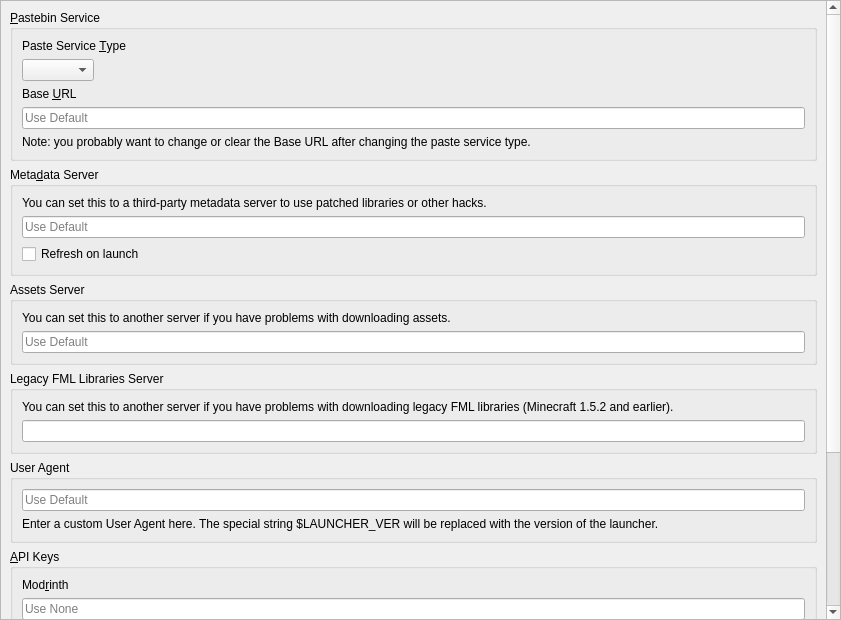
<?xml version="1.0" encoding="UTF-8"?>
<ui version="4.0">
 <class>APIPage</class>
 <widget class="QWidget" name="APIPage">
  <property name="geometry">
   <rect>
    <x>0</x>
    <y>0</y>
    <width>841</width>
    <height>620</height>
   </rect>
  </property>
  <layout class="QVBoxLayout" name="verticalLayout_2">
   <property name="leftMargin">
    <number>0</number>
   </property>
   <property name="topMargin">
    <number>0</number>
   </property>
   <property name="rightMargin">
    <number>0</number>
   </property>
   <property name="bottomMargin">
    <number>0</number>
   </property>
   <item>
    <widget class="QScrollArea" name="scrollArea">
     <property name="widgetResizable">
      <bool>true</bool>
     </property>
     <widget class="QWidget" name="scrollAreaWidgetContents">
      <property name="geometry">
       <rect>
        <x>0</x>
        <y>0</y>
        <width>825</width>
        <height>1236</height>
       </rect>
      </property>
      <layout class="QVBoxLayout" name="verticalLayout">
       <item>
        <widget class="QGroupBox" name="groupBox_paste">
         <property name="title">
          <string>&amp;Pastebin Service</string>
         </property>
         <layout class="QVBoxLayout" name="verticalLayout_3">
          <item>
           <widget class="QLabel" name="pasteServiceTypeLabel">
            <property name="text">
             <string>Paste Service &amp;Type</string>
            </property>
            <property name="buddy">
             <cstring>pasteTypeComboBox</cstring>
            </property>
           </widget>
          </item>
          <item>
           <widget class="QComboBox" name="pasteTypeComboBox">
            <property name="sizePolicy">
             <sizepolicy hsizetype="Maximum" vsizetype="Fixed">
              <horstretch>0</horstretch>
              <verstretch>0</verstretch>
             </sizepolicy>
            </property>
           </widget>
          </item>
          <item>
           <widget class="QLabel" name="baseURLLabel">
            <property name="text">
             <string>Base &amp;URL</string>
            </property>
            <property name="buddy">
             <cstring>baseURLEntry</cstring>
            </property>
           </widget>
          </item>
          <item>
           <widget class="QLineEdit" name="baseURLEntry">
            <property name="placeholderText">
             <string>Use Default</string>
            </property>
            <property name="clearButtonEnabled">
             <bool>true</bool>
            </property>
           </widget>
          </item>
          <item>
           <widget class="QLabel" name="baseURLNote">
            <property name="text">
             <string>Note: you probably want to change or clear the Base URL after changing the paste service type.</string>
            </property>
            <property name="wordWrap">
             <bool>true</bool>
            </property>
           </widget>
          </item>
         </layout>
        </widget>
       </item>
       <item>
        <widget class="QGroupBox" name="groupBox_meta">
         <property name="title">
          <string>Meta&amp;data Server</string>
         </property>
         <layout class="QVBoxLayout" name="verticalLayout_5">
          <item>
           <widget class="QLabel" name="label_6">
            <property name="text">
             <string>You can set this to a third-party metadata server to use patched libraries or other hacks.</string>
            </property>
            <property name="textFormat">
             <enum>Qt::RichText</enum>
            </property>
            <property name="wordWrap">
             <bool>true</bool>
            </property>
            <property name="openExternalLinks">
             <bool>true</bool>
            </property>
           </widget>
          </item>
          <item>
           <widget class="QLineEdit" name="metaURL">
            <property name="placeholderText">
             <string>Use Default</string>
            </property>
           </widget>
          </item>
          <item>
           <widget class="QCheckBox" name="metaRefreshOnLaunchCB">
            <property name="text">
             <string>Refresh on launch</string>
            </property>
           </widget>
          </item>
         </layout>
        </widget>
       </item>
       <item>
        <widget class="QGroupBox" name="groupBox_assets">
         <property name="title">
          <string>Assets Server</string>
         </property>
         <layout class="QVBoxLayout" name="verticalLayout_6">
          <item>
           <widget class="QLabel" name="label_7">
            <property name="text">
             <string>You can set this to another server if you have problems with downloading assets.</string>
            </property>
            <property name="textFormat">
             <enum>Qt::RichText</enum>
            </property>
            <property name="wordWrap">
             <bool>true</bool>
            </property>
            <property name="openExternalLinks">
             <bool>true</bool>
            </property>
           </widget>
          </item>
          <item>
           <widget class="QLineEdit" name="resourceURL">
            <property name="placeholderText">
             <string>Use Default</string>
            </property>
           </widget>
          </item>
         </layout>
        </widget>
       </item>
       <item>
        <widget class="QGroupBox" name="groupBox_fmllibs">
         <property name="title">
          <string>Legacy FML Libraries Server</string>
         </property>
         <layout class="QVBoxLayout" name="verticalLayout_8">
          <item>
           <widget class="QLabel" name="label">
            <property name="text">
             <string>You can set this to another server if you have problems with downloading legacy FML libraries (Minecraft 1.5.2 and earlier).</string>
            </property>
            <property name="textFormat">
             <enum>Qt::RichText</enum>
            </property>
            <property name="wordWrap">
             <bool>true</bool>
            </property>
            <property name="openExternalLinks">
             <bool>true</bool>
            </property>
           </widget>
          </item>
          <item>
           <widget class="QLineEdit" name="legacyFMLLibsURL"/>
          </item>
         </layout>
        </widget>
       </item>
       <item>
        <widget class="QGroupBox" name="groupBox_ua">
         <property name="minimumSize">
          <size>
           <width>0</width>
           <height>0</height>
          </size>
         </property>
         <property name="title">
          <string>User Agent</string>
         </property>
         <layout class="QVBoxLayout" name="verticalLayout_7">
          <item>
           <widget class="QLineEdit" name="userAgentLineEdit">
            <property name="placeholderText">
             <string>Use Default</string>
            </property>
           </widget>
          </item>
          <item>
           <widget class="QLabel" name="userAgentLabel">
            <property name="text">
             <string>Enter a custom User Agent here. The special string $LAUNCHER_VER will be replaced with the version of the launcher.</string>
            </property>
            <property name="wordWrap">
             <bool>true</bool>
            </property>
           </widget>
          </item>
         </layout>
        </widget>
       </item>
       <item>
        <widget class="QGroupBox" name="groupBox_msa">
         <property name="title">
          <string>&amp;API Keys</string>
         </property>
          <layout class="QVBoxLayout" name="verticalLayout_4">
           <item>
            <widget class="QLabel" name="modrinthTokenLabel">
            <property name="text">
             <string>Mod&amp;rinth</string>
            </property>
            <property name="textFormat">
             <enum>Qt::RichText</enum>
            </property>
            <property name="wordWrap">
             <bool>true</bool>
            </property>
            <property name="openExternalLinks">
             <bool>true</bool>
            </property>
            <property name="buddy">
             <cstring>modrinthToken</cstring>
            </property>
           </widget>
          </item>
          <item>
           <widget class="QLineEdit" name="modrinthToken">
            <property name="enabled">
             <bool>true</bool>
            </property>
            <property name="placeholderText">
             <string>Use None</string>
            </property>
           </widget>
          </item>
          <item>
           <widget class="QLabel" name="label_8">
            <property name="text">
             <string>&lt;html&gt;&lt;head/&gt;&lt;body&gt;&lt;p&gt;Note: you only need to set this to access private data. Read the &lt;a href=&quot;https://docs.modrinth.com/api/#authentication&quot;&gt;documentation&lt;/a&gt; for more information.&lt;/p&gt;&lt;/body&gt;&lt;/html&gt;</string>
            </property>
            <property name="wordWrap">
             <bool>true</bool>
            </property>
            <property name="openExternalLinks">
             <bool>true</bool>
            </property>
           </widget>
          </item>
          <item>
           <spacer name="verticalSpacer_4">
            <property name="orientation">
             <enum>Qt::Vertical</enum>
            </property>
            <property name="sizeType">
             <enum>QSizePolicy::Fixed</enum>
            </property>
            <property name="sizeHint" stdset="0">
             <size>
              <width>0</width>
              <height>6</height>
             </size>
            </property>
           </spacer>
          </item>
          <item>
           <widget class="QLabel" name="flameKeyLabel">
            <property name="text">
             <string>&amp;CurseForge</string>
            </property>
            <property name="textFormat">
             <enum>Qt::RichText</enum>
            </property>
            <property name="wordWrap">
             <bool>true</bool>
            </property>
            <property name="openExternalLinks">
             <bool>true</bool>
            </property>
            <property name="buddy">
             <cstring>flameKey</cstring>
            </property>
           </widget>
          </item>
          <item>
           <widget class="QLineEdit" name="flameKey">
            <property name="enabled">
             <bool>true</bool>
            </property>
            <property name="placeholderText">
             <string>Use Default</string>
            </property>
           </widget>
          </item>
          <item>
           <widget class="QLabel" name="label_10">
            <property name="text">
             <string>Note: you probably don't need to set this if CurseForge already works.</string>
            </property>
            <property name="wordWrap">
             <bool>true</bool>
            </property>
           </widget>
          </item>
          <item>
           <widget class="QCheckBox" name="FallbackMRBlockedMods">
            <property name="text">
             <string>Enable fallback to Modrinth for blocked mods</string>
            </property>
           </widget>
          </item>
          <item>
           <spacer name="verticalSpacer_3">
            <property name="orientation">
             <enum>Qt::Vertical</enum>
            </property>
            <property name="sizeType">
             <enum>QSizePolicy::Fixed</enum>
            </property>
            <property name="sizeHint" stdset="0">
             <size>
              <width>0</width>
              <height>6</height>
             </size>
            </property>
           </spacer>
          </item>
          <item>
           <widget class="QLabel" name="label_12">
            <property name="text">
             <string>&amp;Technic</string>
            </property>
            <property name="buddy">
             <cstring>technicClientID</cstring>
            </property>
           </widget>
          </item>
          <item>
           <widget class="QLineEdit" name="technicClientID">
            <property name="placeholderText">
             <string>Use Default</string>
            </property>
           </widget>
          </item>
          <item>
           <widget class="QLabel" name="label_11">
            <property name="text">
             <string>&lt;html&gt;&lt;head/&gt;&lt;body&gt;&lt;p&gt;Note: you only need to set this to access private data.&lt;/p&gt;&lt;/body&gt;&lt;/html&gt;</string>
            </property>
            <property name="wordWrap">
             <bool>true</bool>
            </property>
           </widget>
          </item>
         </layout>
        </widget>
       </item>
       <item>
        <spacer name="verticalSpacer_2">
         <property name="orientation">
          <enum>Qt::Vertical</enum>
         </property>
         <property name="sizeHint" stdset="0">
          <size>
           <width>0</width>
           <height>0</height>
          </size>
         </property>
        </spacer>
       </item>
      </layout>
     </widget>
    </widget>
   </item>
  </layout>
 </widget>
 <resources/>
 <connections/>
</ui>
